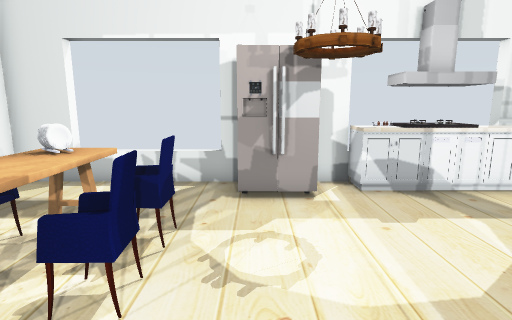
View 1 (above)

17 first-person views from a walk through a world built for the Gazebo simulator. The camera is 1.2 m above the floor, tilts 10° down and sees 80° across. The floor is counted in squares, 0.5 m on a side. Each view is taken from the middle of a square. On the plan, view 1 faces up. The plan holds only what a view shows up to about 18 squares ahead; the rest is blank. Some stock models are drawn as simple stand-ins. Some surface patterns are stand-ins.

View 2
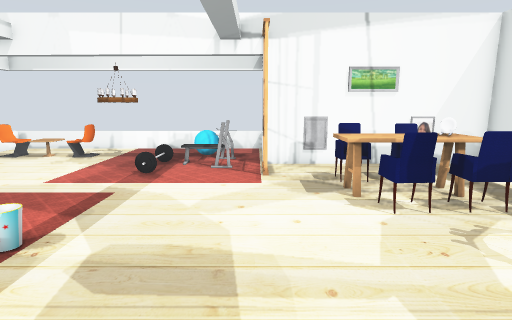

View 3
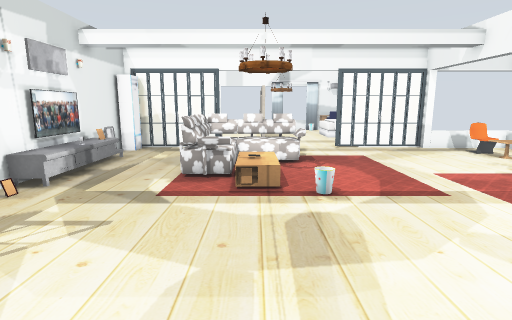

View 4
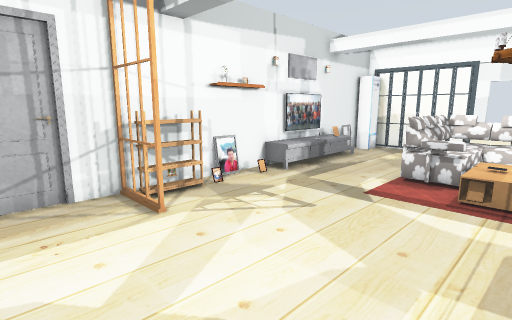

View 5
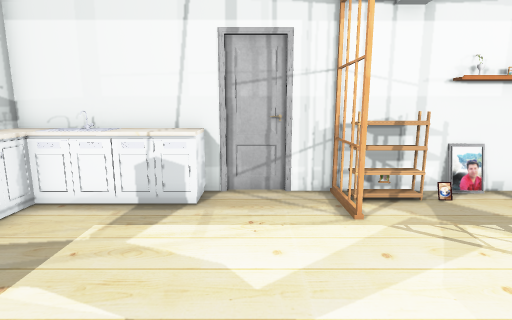

View 6
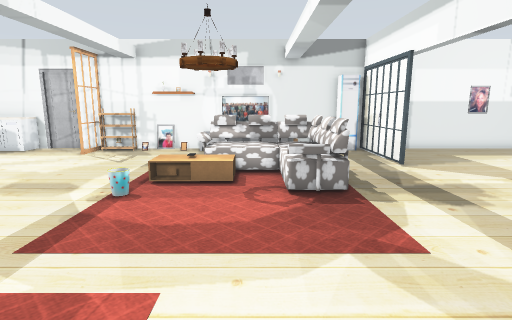

View 7
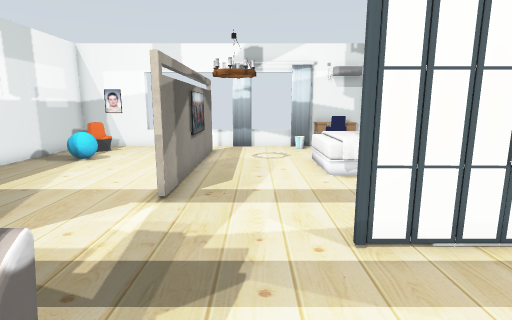

View 8
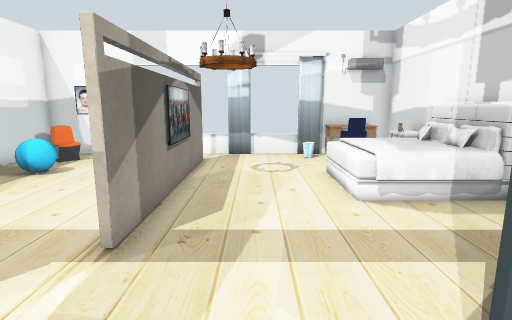

View 9
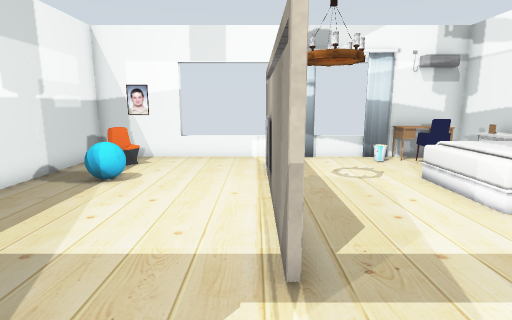

View 10
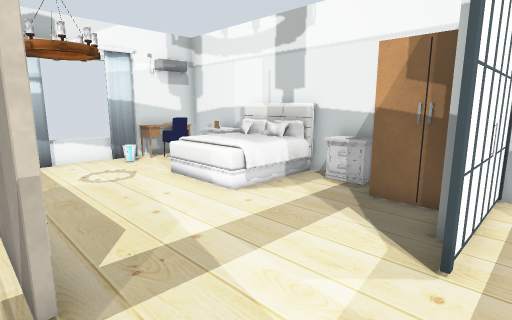

View 11
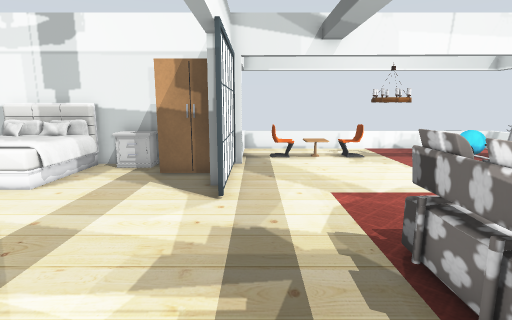

View 12
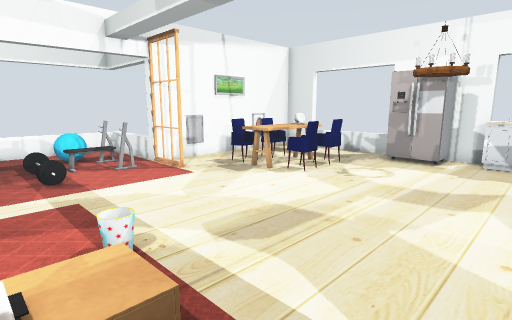

View 13
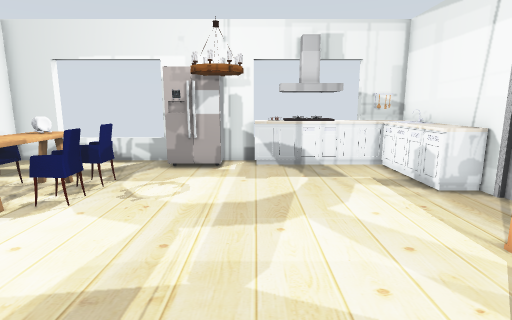

View 14
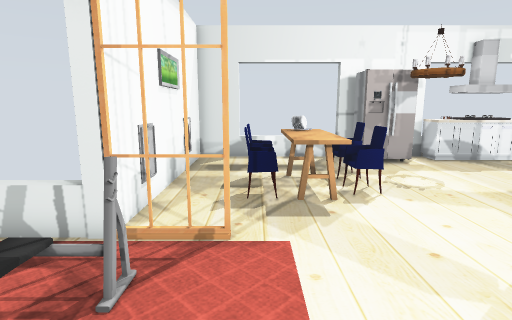

View 15
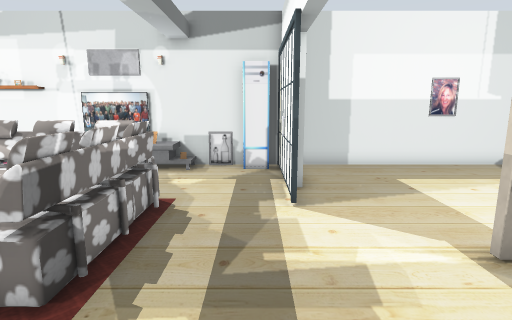

View 16
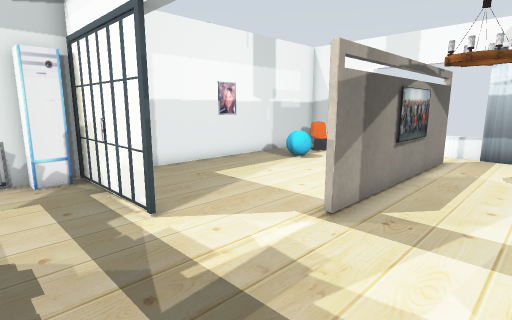

View 17
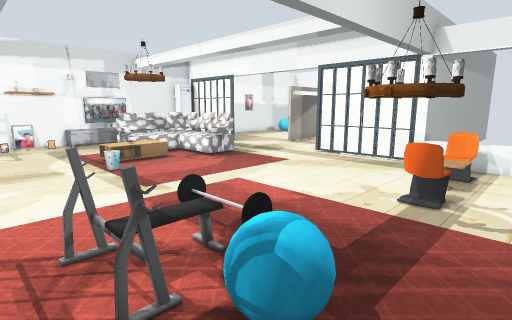

### Floor plan
Points are (right, up) in squares from view 1. A wall is a line through its corners. A room is listed if a view was taken in it or the views show most of it. See-through windows are left out.
Room 1 (views 1, 2, 3, 4, 5, 6, 7, 8, 9, 10, 11, 12, 13, 14, 15, 16, 17)
walls: (1.6, -16.8) (1.6, -20.5); (9.5, -14.1) (9.5, 1.6); (-7.7, -17) (-7.7, -27.6) (9.5, -27.6) (9.5, -14.9); (1.4, -20.5) (1.4, -16.8); (-12.5, -13.6) (-7.7, -13.6); (1.6, -22.4) (1.6, -25.5); (9.5, 4) (9.5, 9.6) (8.4, 9.6); (1.4, -25.6) (1.4, -22.4); (-0.2, 9.6) (-7.7, 9.6) (-7.7, 0.3) (-12.5, 0.3); (2.9, 9.6) (1.5, 9.6)
low walls: (-12.5, 0.3) (-12.5, -13.6)
objects: chair (-10, -12) to (-10, -11); table (-10, -10) to (-9, -10); chair (-10, -9) to (-10, -8); lamp (-10, -7) to (-9, -6); cyan ball (-10, -3) to (-10, -2); other object (-9, -3) to (-7, -1); other object (-8, -4) to (-6, -4); picture (-8, 2); picture (-8, 7); desk (-7, -27) to (-5, -26); other object (-7, -25); nightstand (-7, -24); bed (-7, -23) to (-4, -20); nightstand (-7, -18) to (-7, -17); wardrobe (-7, -16) to (-6, -15); door leaf (-7, 0) to (-6, 0); chair (-6, -26) to (-5, -25); door leaf (-5, -14); chair (-5, 3) to (-4, 3); chair (-5, 5); curtain (-4, -27); bin (-4, -27) to (-3, -26); kitchen table (-4, 3) to (-3, 4); table (-4, 5) to (-3, 5); kitchen table (-4, 6) to (-3, 6); door leaf (-3, -14); chair (-2, 3) to (-2, 4); chair (-2, 5); lamp (-1, -23) to (1, -21); sofa (0, -11) to (4, -6); bin (0, -4); fridge (0, 8) to (1, 9); TV (1, -21); lamp (1, -7) to (2, -6); lamp (1, 6) to (2, 7); picture (2, -21); coffee table (2, -7) to (3, -5); table (2, -6); kitchen cabinet (3, 9) to (4, 9); door leaf (4, -14) to (5, -14); other object (5, 9) to (6, 9); chair (7, -26) to (8, -25); cyan ball (7, -23); door leaf (7, -14); door leaf (7, 1) to (9, 1); kitchen cabinet (7, 5) to (9, 9); other object (8, -9); TV cabinet (8, -7) to (9, -5); picture (9, -21); other object (9, -13); picture (9, -11); TV cabinet (9, -10); TV (9, -9); picture (9, -8) to (9, -7); TV (9, -6); desk (9, -4); other object (9, -3); desk (9, -2); shoe rack (9, -1) to (9, 0); other object (10, 2); door leaf (10, 3)

Where each view was taken, in squares from view 1:
view 1: 0 up, 0 right, facing up
view 2: 0 up, 5 right, facing left
view 3: 4 up, 2 right, facing down
view 4: 4 up, 1 right, facing down-right
view 5: 3 up, 1 right, facing right
view 6: 8 down, 8 left, facing right
view 7: 9 down, 1 left, facing down
view 8: 12 down, 1 left, facing down
view 9: 13 down, 2 right, facing down
view 10: 13 down, 2 right, facing down-left
view 11: 13 down, 5 right, facing left
view 12: 6 down, 5 right, facing up-left
view 13: 4 down, 3 right, facing up
view 14: 5 down, 5 left, facing up
view 15: 13 down, 3 left, facing right
view 16: 11 down, 2 left, facing down-right
view 17: 0 up, 12 left, facing down-right
